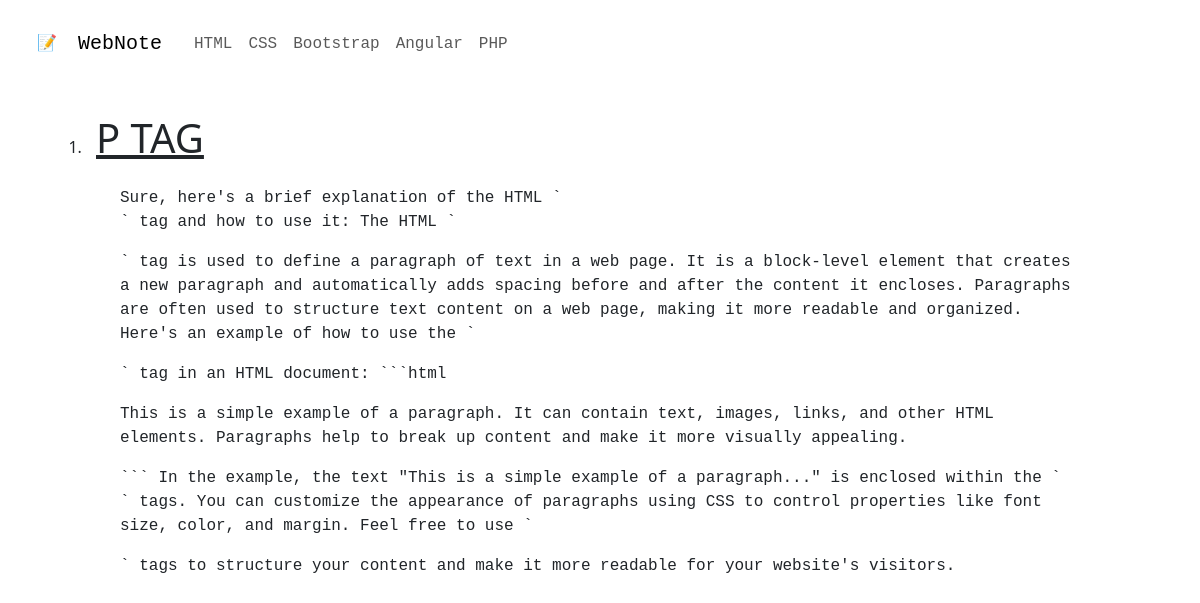
Screenshot of /layout/views/html.php with the database file from the repository.
### tables this page shows
CREATE TABLE `content` (
  `Id` int(11) NOT NULL,
  `Context_id` int(11) NOT NULL,
  `Name` text NOT NULL,
  `Description` text NOT NULL,
  `Created_at` timestamp NOT NULL DEFAULT current_timestamp(),
  `Updated_at` timestamp NOT NULL DEFAULT current_timestamp()
);

### layout/views/html.php (the view, shortened to what this page needs)
<?php
require_once("../../config/dbCon.php");
$connection = getDatabaseMainConnection();
function getHTMLTagData(){
    global $connection;
    $sql = "SELECT * FROM content where context_id = 1";
    $result = $connection->query($sql);
    if ($result->num_rows > 0) {
        while ($row = $result->fetch_assoc()) {
            echo '<li class="nav-item"><span class="nav-link" id="' . $row["Name"] . '">' ."<span class='display-6 text-decoration-underline'>" .$row["Name"] ."</span><br><div class='p-4 font-monospace'>" .$row["Description"] . '</div></li>';
        }
    } else {
        echo "No items found.";
    }
}
?>
<!DOCTYPE html>
<html lang="en">
<head>
    <link rel="stylesheet" href="../../public/css/style.css">
</head>
<body></body>
<div class="body" style="height:200vh">
    <div class="d-flex flex-column">
        <div class="col-12">
            <?php include_once('../components/header/user/header.php'); ?>
        </div>
        <div class="container p-4 mt-5">
            <ol type="1">
                <?php getHTMLTagData() ?>
            </ol>
        </div>
    </div>
</div>
</body>
</html>

### public/css/style.css (style rules this page uses)
.body { width: 100%; }

### layout/views/html.php (style rules this page uses)
ol { padding: 2rem; }
ol li { padding: 10px; }

### rows the page displays
content: Name "P TAG", Description "Sure, here's a brief explanation of the HTML ` ` tag and how to use it: The HTML ` ` tag is used to define a paragraph of text in a web page. It is a block-level element that creates a new paragraph and automatically adds spacing before and after the content it encloses. Paragraphs are often used to structure text content on a web page, making it more readable and organized. Here's an example of how to use the ` ` tag in an HTML document: ```html This is a simple example of a paragraph. It can contain text, images, links, and other HTML elements. Paragraphs help to break up content and make it more visually appealing. ``` In the example, the text \"This is a simple example of a paragraph...\"…"
